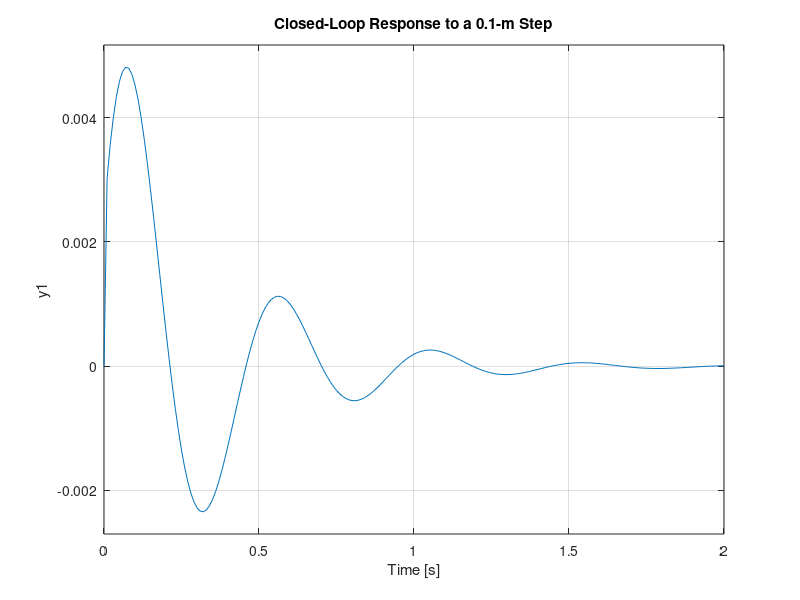

Reproduce this figure in MATLAB.
% m1 = 2500;
% m2 = 320;
% k1 = 80000;
% k2 = 500000;
% b1 = 350;
% b2 = 15020;
% 
% nump=[(m1+m2) b2 k2];
% denp=[(m1*m2) (m1*(b1+b2))+(m2*b1) (m1*(k1+k2))+(m2*k1)+(b1*b2) (b1*k2)+(b2*k1) k1*k2];
% G1=tf(nump,denp);
% 
% num1=[-(m1*b2) -(m1*k2) 0 0];
% den1=[(m1*m2) (m1*(b1+b2))+(m2*b1) (m1*(k1+k2))+(m2*k1)+(b1*b2) (b1*k2)+(b2*k1) k1*k2];
% G2=tf(num1,den1);
% 
% numf=num1;
% denf=nump;
% F=tf(numf,denf);
% 
% Kd = 208025;
% Kp = 832100;
% Ki = 624075;
% C = pid(Kp,Ki,Kd);
% 
% sys_cl=F*feedback(G1,C);
% 
% t=0:0.05:5;
% step(0.1*sys_cl,t)
% title('Response to a 0.1-m Step under PID Control')

m1 = 2500;
m2 = 320;
k1 = 80000;
k2 = 500000;
b1 = 350;
b2 = 15020;

Aa=[0                 1   0                                              0         0
   -(b1*b2)/(m1*m2)   0   ((b1/m1)*((b1/m1)+(b1/m2)+(b2/m2)))-(k1/m1)   -(b1/m1)   0
    b2/m2             0  -((b1/m1)+(b1/m2)+(b2/m2))                      1         0
    k2/m2             0  -((k1/m1)+(k1/m2)+(k2/m2))                      0         0
    0                 0   1                                              0         0];
Ba=[0                 0
    1/m1              (b1*b2)/(m1*m2)
    0                -(b2/m2)
    (1/m1)+(1/m2)    -(k2/m2)
    0                 0];
Ca=[0 0 1 0 0];
Da=[0 0];
sys=ss(Aa,Ba,Ca,Da);

K = [0 2.3e6 5e8 0 8e6];

t = 0:0.01:2;
sys_cl = ss(Aa-Ba(:,1)*K,-0.1*Ba,Ca,Da);
step(sys_cl*[0;1],t)
title('Closed-Loop Response to a 0.1-m Step')